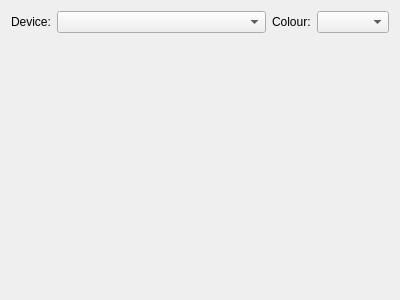
<?xml version="1.0" encoding="UTF-8"?>
<ui version="4.0">
 <class>VLCD</class>
 <widget class="QWidget" name="VLCD">
  <property name="geometry">
   <rect>
    <x>0</x>
    <y>0</y>
    <width>400</width>
    <height>300</height>
   </rect>
  </property>
  <property name="windowTitle">
   <string>VLCD</string>
  </property>
  <layout class="QVBoxLayout" name="verticalLayout">
   <item>
    <layout class="QHBoxLayout" name="horizontalLayout">
     <item>
      <widget class="QLabel" name="label">
       <property name="text">
        <string>Device:</string>
       </property>
      </widget>
     </item>
     <item>
      <widget class="QComboBox" name="deviceList">
       <property name="sizePolicy">
        <sizepolicy hsizetype="Expanding" vsizetype="Fixed">
         <horstretch>0</horstretch>
         <verstretch>0</verstretch>
        </sizepolicy>
       </property>
      </widget>
     </item>
     <item>
      <widget class="QLabel" name="label_2">
       <property name="text">
        <string>Colour:</string>
       </property>
      </widget>
     </item>
     <item>
      <widget class="QComboBox" name="colorList"/>
     </item>
    </layout>
   </item>
   <item>
    <widget class="LCD" name="LCDDisplay">
     <property name="sizePolicy">
      <sizepolicy hsizetype="Expanding" vsizetype="Expanding">
       <horstretch>0</horstretch>
       <verstretch>0</verstretch>
      </sizepolicy>
     </property>
    </widget>
   </item>
  </layout>
 </widget>
 <layoutdefault spacing="6" margin="11"/>
 <customwidgets>
  <customwidget>
   <class>LCD</class>
   <extends>QWidget</extends>
   <header>lcd.h</header>
  </customwidget>
 </customwidgets>
 <resources/>
 <connections/>
</ui>
